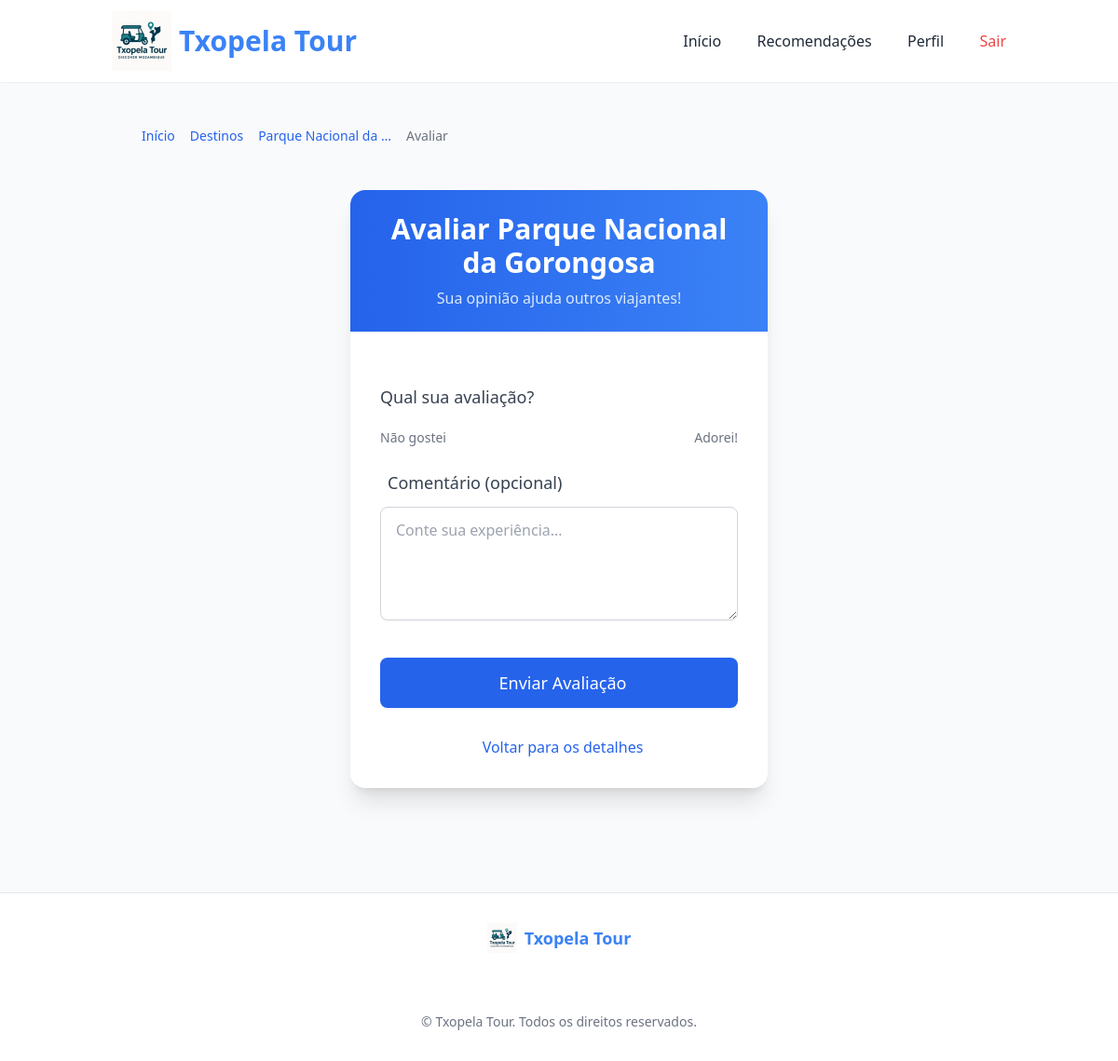
The page /lugar/3/avaliar/ (signed in) on the database its author committed.
### turismo/models.py (models this page shows, shortened)
class PontoTuristico(models.Model):
    nome = models.CharField(max_length=100)
    descricao = models.TextField()
    localizacao = models.CharField(max_length=200)
    imagem = models.ImageField(upload_to='pontos/', null=True, blank=True)
    data_cadastro = models.DateTimeField(auto_now_add=True)
    categoria = models.CharField(max_length=100, blank=True, null=True)

### turismo/views.py (the view)
# urls.py: path('lugar/<int:lugar_id>/avaliar/', views.avaliar, name='avaliar'),
@login_required
def avaliar(request, lugar_id):
    lugar = get_object_or_404(PontoTuristico, id=lugar_id)
    if request.method == 'POST':
        form = AvaliacaoForm(request.POST)
        if form.is_valid():
            Avaliacao.objects.create(
                lugar=lugar,
                visitante=request.user,
                nota=form.cleaned_data['nota'],
                comentario=form.cleaned_data['comentario']
            )
            messages.success(request, 'Avaliação enviada com sucesso!')
            return redirect('turismo:detalhe_ponto', lugar_id=lugar.id)
        else:
            messages.error(request, 'Erro ao enviar a avaliação. Verifique os dados.')
    else:
        form = AvaliacaoForm()
    return render(request, 'turismo/avaliar.html', {'lugar': lugar, 'form': form})

### turismo/forms.py
class AvaliacaoForm(forms.Form):
    nota = forms.IntegerField(
        min_value=1,
        max_value=5,
        widget=forms.Select(choices=[('', 'Escolha uma nota')] + [(i, i) for i in range(1, 6)]),
        required=True,
    )
    comentario = forms.CharField(
        widget=forms.Textarea(attrs={'rows': 4, 'placeholder': 'Escreva sua opinião...'}),
        required=False,
    )

### turismo/templates/turismo/avaliar.html (shortened to what this page needs)
{% extends 'turismo/base.html' %}
{% load static %}
{% block content %}
<nav class="container mx-auto px-4 sm:px-6 lg:px-8 py-4">
  <ol class="flex items-center space-x-2 text-sm">
    <li>
      <a href="{% url 'turismo:home' %}" class="text-blue-600 hover:underline">Início</a>
    </li>
    <li>
      <a href="{% url 'turismo:recomendacoes' %}" class="text-blue-600 hover:underline">Destinos</a>
    </li>
    <li>
      <a href="{% url 'turismo:detalhe_ponto' lugar.id %}" class="text-blue-600 hover:underline">{{ lugar.nome|truncatechars:20 }}</a>
    </li>
    <li class="text-gray-500">Avaliar</li>
  </ol>
</nav>
<main class="container mx-auto px-4 sm:px-6 lg:px-8 py-8">
  <div class="max-w-md mx-auto bg-white rounded-2xl shadow-xl overflow-hidden">
    <div class="bg-gradient-to-r from-blue-600 to-blue-500 p-6 text-center">
      <h1 class="text-2xl sm:text-3xl font-bold text-white flex items-center justify-center gap-3">
        Avaliar {{ lugar.nome }}
      </h1>
      <p class="text-blue-100 mt-2">Sua opinião ajuda outros viajantes!</p>
    </div>
    <div class="p-6 sm:p-8">
      <form method="post" class="space-y-6">
        <div>
          <label class="block text-lg font-medium text-gray-700 mb-3">
            Qual sua avaliação?
          </label>
          <div class="flex justify-between text-sm text-gray-500">
            <span>Não gostei</span>
            <span>Adorei!</span>
          </div>
        </div>
        <div>
          <label for="comentario" class="block text-lg font-medium text-gray-700 mb-3">
            Comentário (opcional)
          </label>
          <textarea name="comentario" id="comentario" rows="4"
                    class="block w-full px-4 py-3 border border-gray-300 rounded-lg shadow-sm focus:ring-blue-500 focus:border-blue-500 transition duration-200"
                    placeholder="Conte sua experiência...">{{ form.comentario.value|default:"" }}</textarea>
        </div>
        <div class="pt-4">
          <button type="submit"
                  class="w-full flex items-center justify-center gap-2 px-6 py-3 border border-transparent rounded-lg shadow-sm text-lg font-medium text-white bg-blue-600 hover:bg-blue-700 focus:outline-none focus:ring-2 focus:ring-offset-2 focus:ring-blue-500 transition duration-200">
            Enviar Avaliação
          </button>
        </div>
      </form>
      <div class="mt-6 text-center">
        <a href="{% url 'turismo:detalhe_ponto' lugar.id %}"
           class="inline-flex items-center text-blue-600 hover:text-blue-800 transition-colors duration-200">
          Voltar para os detalhes
        </a>
      </div>
    </div>
  </div>
</main>
{% endblock %}

### rows shown on the page
PontoTuristico: nome "Parque Nacional da …", nome "Parque Nacional da Gorongosa"
